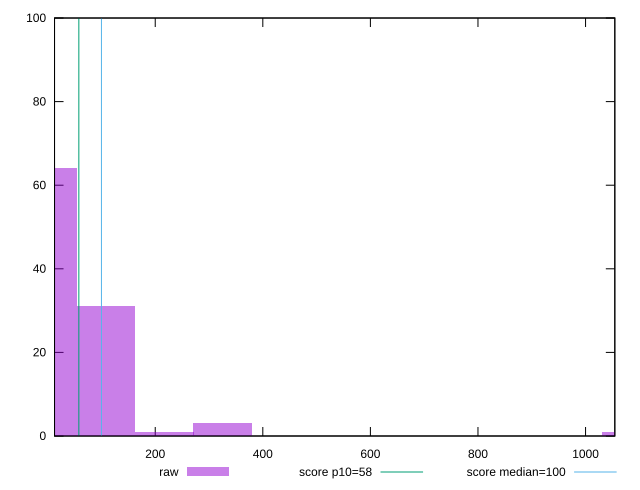

Here is the gnuplot script that generated this plot:
reset

$raw <<EOF
0 64
108.46364675098997 31
216.92729350197993 1
1084.6364675098996 1
325.3909402529699 3
EOF

set key outside below
set boxwidth 108.46364675098997
set xrange [12.8:1054.4000000000005]
set yrange [0:100]
set trange [0:100]
set style fill transparent solid 0.5 noborder

set parametric
set terminal svg size 640, 490 enhanced background rgb 'white'
set output "report_00013_2021-02-09T12-04-24.940Z/estimated-input-latency/samples/pages+cached+noadtech+nomedia/raw/histogram.svg"

plot $raw title "raw" with boxes, \
     58,t title "score p10=58", \
     100,t title "score median=100"

reset
